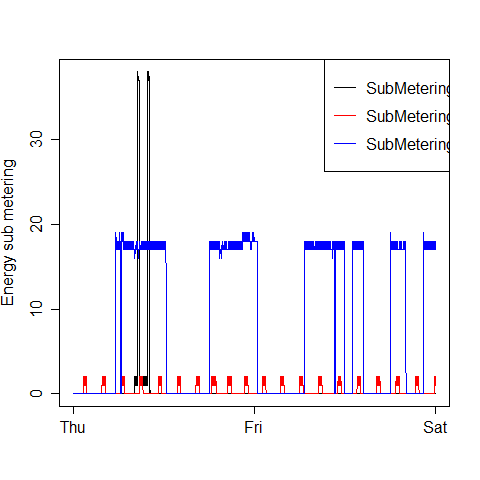

The R source for this figure:

#plot3
plot3 <- function() {
  plot(timestamp,power$SubMetering1, type="l", xlab="", ylab="Energy sub metering")
  lines(timestamp,power$SubMetering2,col="red")
  lines(timestamp,power$SubMetering3,col="blue")
  legend("topright", col=c("black","red","blue"), c("SubMetering1  ","SubMetering2  ", "SubMetering3  "),lty=c(1,1), lwd=c(1,1))
  dev.copy(png, file="plot3.png", width=480, height=480)
  dev.off()
}
plot3()
